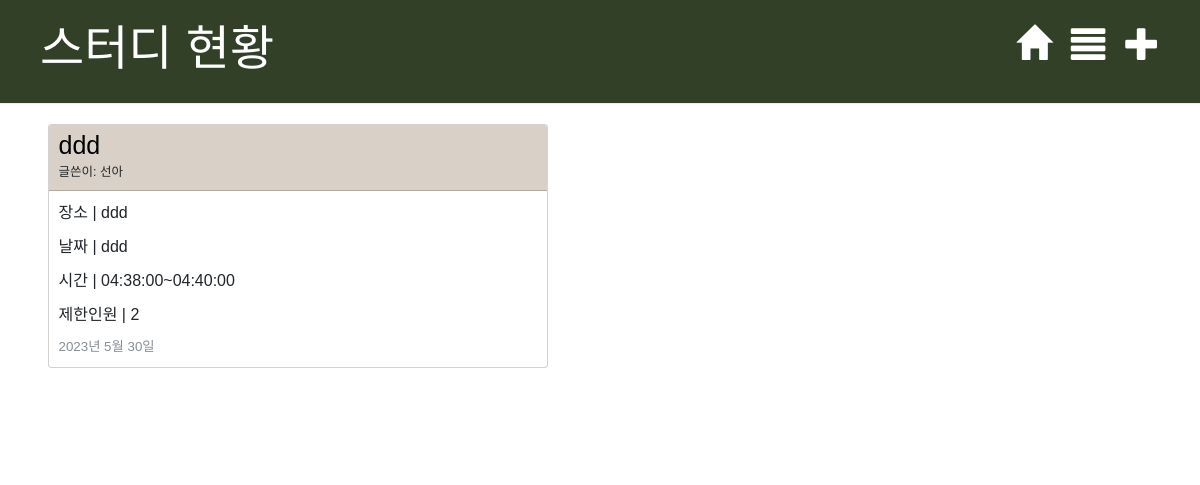
/blog/?page=2, run on an earlier commit of the app's database.
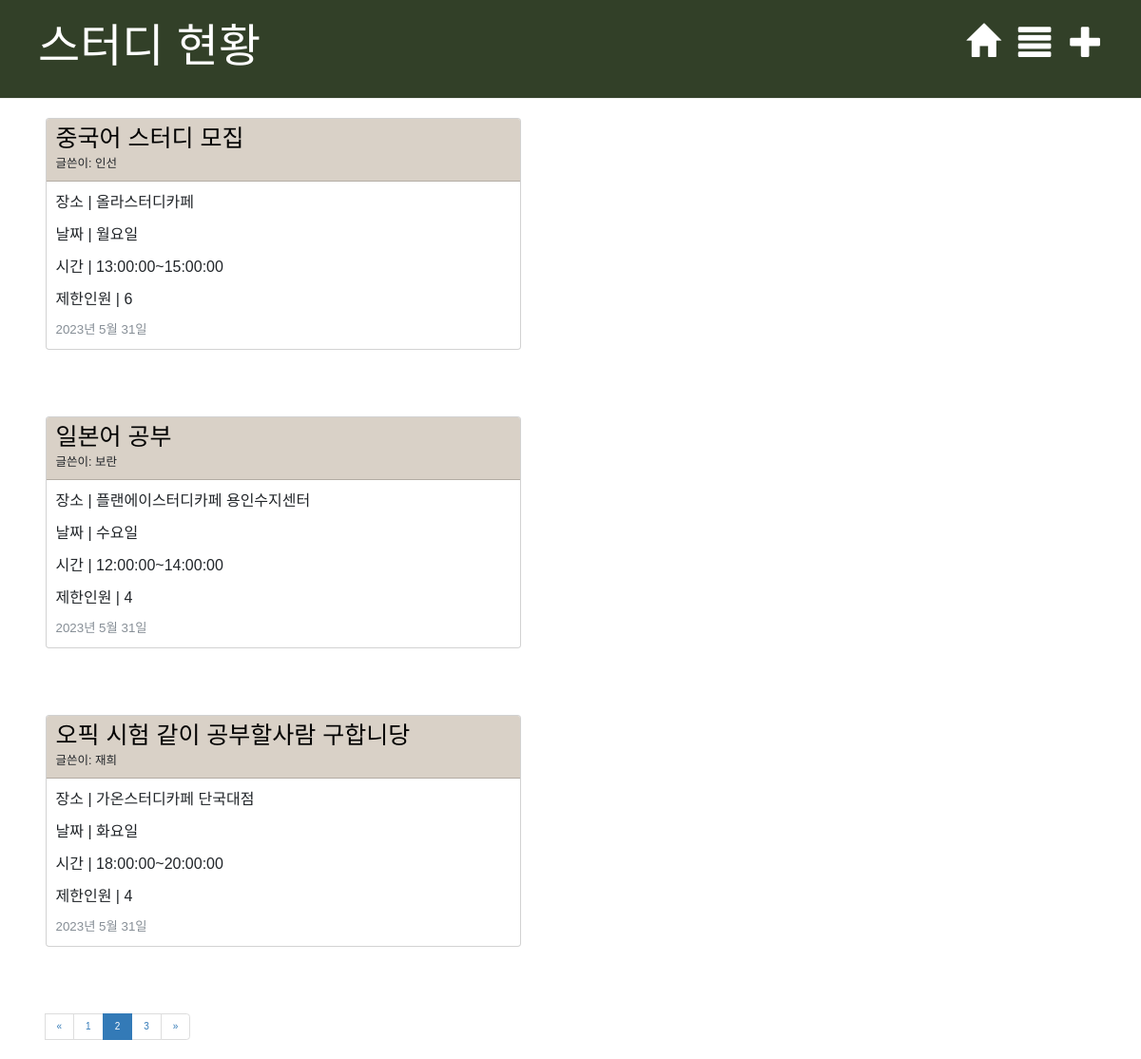
And on a later commit of the database.
### blog/models.py (models this page shows, shortened)
class Post(models.Model):
    author = models.ForeignKey('accounts.User', on_delete=models.CASCADE)
    published_date = models.DateField(default=timezone.now)
    title = models.CharField(max_length=30)
    study_place = models.CharField(max_length=30)
    study_day = models.CharField(max_length=30)
    start_date = models.DateField(default=timezone.now)
    end_date = models.DateField(blank=False, null=False)
    start_time = models.TimeField(blank=False, null=False)
    end_time = models.TimeField(blank=False, null=False)
    limit_people = models.IntegerField(default=2)
    text = models.TextField(default='', blank=True)

### accounts/models.py (models this page shows)
class User(models.Model):
    username = models.CharField(max_length=128)
    useremail = models.EmailField(max_length=128)
    password = models.CharField(max_length=128)
    created_at = models.DateTimeField(auto_now_add=True)
    def __str__(self):
        return self.username
    class Meta:
        db_table = 'cafeProject_user'
        verbose_name = '카페앱 사용자'
        verbose_name_plural = '카페앱 사용자'

### blog/views.py (the view)
# urls.py: path('', views.post_list, name='post_list'),
def post_list(request):
    posts = Post.objects.filter(published_date__lte=timezone.now()).order_by('published_date')
    page = request.GET.get('page')
    paginator = Paginator(posts, 3)
    try:
        paginated_list = paginator.get_page(page)
    except PageNotAnInteger:
        page = 1
        paginated_list = paginator.get_page(page)
    except EmptyPage:
        page = paginator.num_pages
        paginated_list = paginator.get_page(page)
    return render(request, 'blog/post_list.html', {'posts': posts, 'paginated_list': paginated_list, 'paginator': paginator})

### blog/templates/blog/post_list.html
{% extends 'blog/base.html' %}
    {% block content %}
        {% for post in paginated_list %}
            <div class="post">
                <div class="d-grid gap-3">
                <div class="card" style="width: 50rem;">
                    <div class="card-header" style="background-color:#D9D1C7;">
                        <h1><a href="{% url 'post_detail' pk=post.pk %}">{{ post.title }}</a></h1>
                        <h5>글쓴이: {{ post.author }}</h5>
                    </div>
                    <div class="card-body">
                        <p>장소 | {{ post.study_place|linebreaksbr }}</p>
                        <p>날짜 | {{ post.study_day|linebreaksbr }}</p>
                        <p>시간 | {{ post.start_time|linebreaksbr }}~{{ post.end_time|linebreaksbr }}</p>
                        <p>제한인원 | {{ post.limit_people|linebreaksbr }}</p>
                        <div class="date">
                            {{ post.published_date }}
                        </div>
                    </div>
                </div>
                </div>
            </div>
        {% endfor %}
    <nav aria-label="study_pagination">
        <ul class="pagination">
        {% if paginated_list.has_other_pages %}
        <li class="page-item">
            {% if paginated_list.has_previous %}
                <li class = "page-item">
                    <a class="page-link" href="?page={{ paginated_list.previous_page_number }}" aria-label = "Previous">
                        <span aria-hidden="true">&laquo;</span></a>
                </li>
            {% endif %}
            {% for page in paginator.page_range %}
            {% if page >= paginated_list.number|add:-5 and page <= paginated_list.number|add:5 %}
            {% if page == paginated_list.number %}
            <li class="page-item active" aria-current="page"><a class="page-link" href="?page={{ page }}">{{ page }}</a></li>
            {% else %}
            <li class="page-item"><a class="page-link" href="?page={{ page }}">{{ page }}</a></li>
            {% endif %}
            {% endif %}
            {% endfor %}
            {% if paginated_list.has_next %}
            <li class = "page-item">
                <a class="page-link" href="?page={{ paginated_list.next_page_number }}" aria-label = "Next">
                    <span aria-hidden="true">&raquo;</span></a>
            </li>
            {% endif %}
        </li>
        </ul>
        {% endif %}
    </nav>
    {% endblock %}

What changed in the data, as far as the page shows it:
removed Post: title "ddd", author "선아", study_place "ddd", study_day "ddd", start_time "04:38:00", end_time "04:40:00", limit_people "2", published_date "2023년 5월 30일"
added Post: title "중국어 스터디 모집", author "인선", study_place "올라스터디카페", study_day "월요일", start_time "13:00:00", end_time "15:00:00", limit_people "6", published_date "2023년 5월 31일"
added Post: title "일본어 공부", author "보란", study_place "플랜에이스터디카페 용인수지센터", study_day "수요일", start_time "12:00:00", end_time "14:00:00", limit_people "4", published_date "2023년 5월 31일"
added Post: title "오픽 시험 같이 공부할사람 구합니당", author "재희", study_place "가온스터디카페 단국대점", study_day "화요일", start_time "18:00:00", end_time "20:00:00", limit_people "4", published_date "2023년 5월 31일"
Also different on the page:
new list line: "1"
new list line: "2"
new list line: "3"
